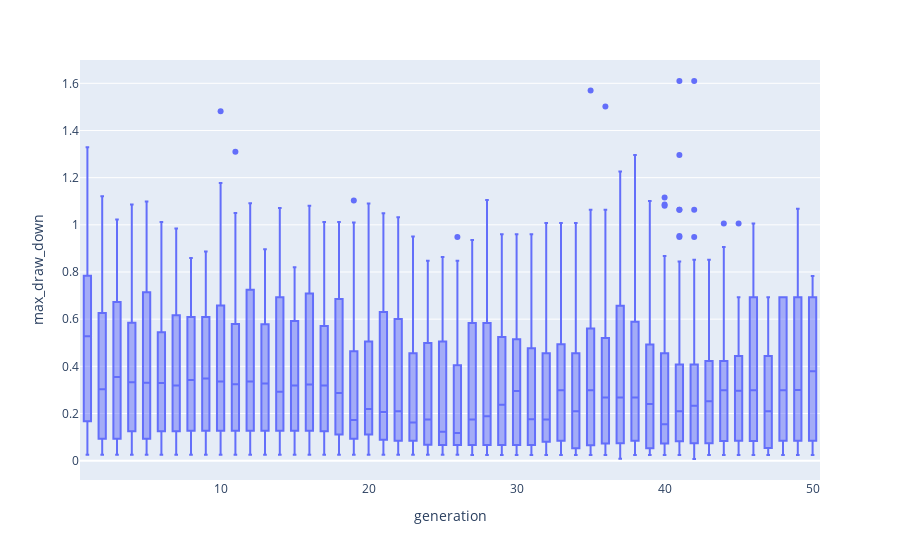

The code cell stored with this chart in its notebook:
### Markdown cell above
python -m backtesting_engine --csv Kraken-BTC-EUR:testdata/Bitstamp-BTC-USD_010120-010820_m/Kraken-BTC-EUR.csv --optimize "total_net_return_percent:0.3" "max_draw_down:0.9" "average_trades_per_month:0.9" --mutation-rate 0.4 --generations 50 --population-size 50 --elitism-rate 0.5 --eta 6 --working-capital 100 Momentum --market Kraken-BTC-EUR --amount-quote 100 --open-long mutable:0.05:0.25 --open-short mutable:-0.25:-0.05 --trailing-stop-loss-long mutable:-0.25:-0.05 --trailing-stop-loss-short mutable:-0.25:-0.05 --max-volatility 1

### Code cell
fig = px.box(df, x='generation', y="max_draw_down")
fig.write_html('max_dd_over_generations.html')
fig.show()
# Zeile 21 in ETA-Results

### Figure 1 — Plotly figure (JSON) as saved in the notebook; plotly's stock layout.template omitted (floating-point values rounded to 4 significant figures; data arrays with more than 128 entries replaced by an {"elided": "..."} marker saying what was removed)
{"data": [{"alignmentgroup": "True", "hovertemplate": "generation=%{x}<br>max_draw_down=%{y}<extra></extra>", "legendgroup": "", "marker": {"color": "#636efa"}, "name": "", "notched": false, "offsetgroup": "", "orientation": "v", "showlegend": false, "type": "box", "x": {"elided": "2500 int values"}, "x0": " ", "xaxis": "x", "y": {"elided": "2500 float values"}, "y0": " ", "yaxis": "y"}], "layout": {"boxmode": "group", "legend": {"tracegroupgap": 0}, "margin": {"t": 60}, "xaxis": {"anchor": "y", "domain": [0, 1], "title": {"text": "generation"}}, "yaxis": {"anchor": "x", "domain": [0, 1], "title": {"text": "max_draw_down"}}}}
